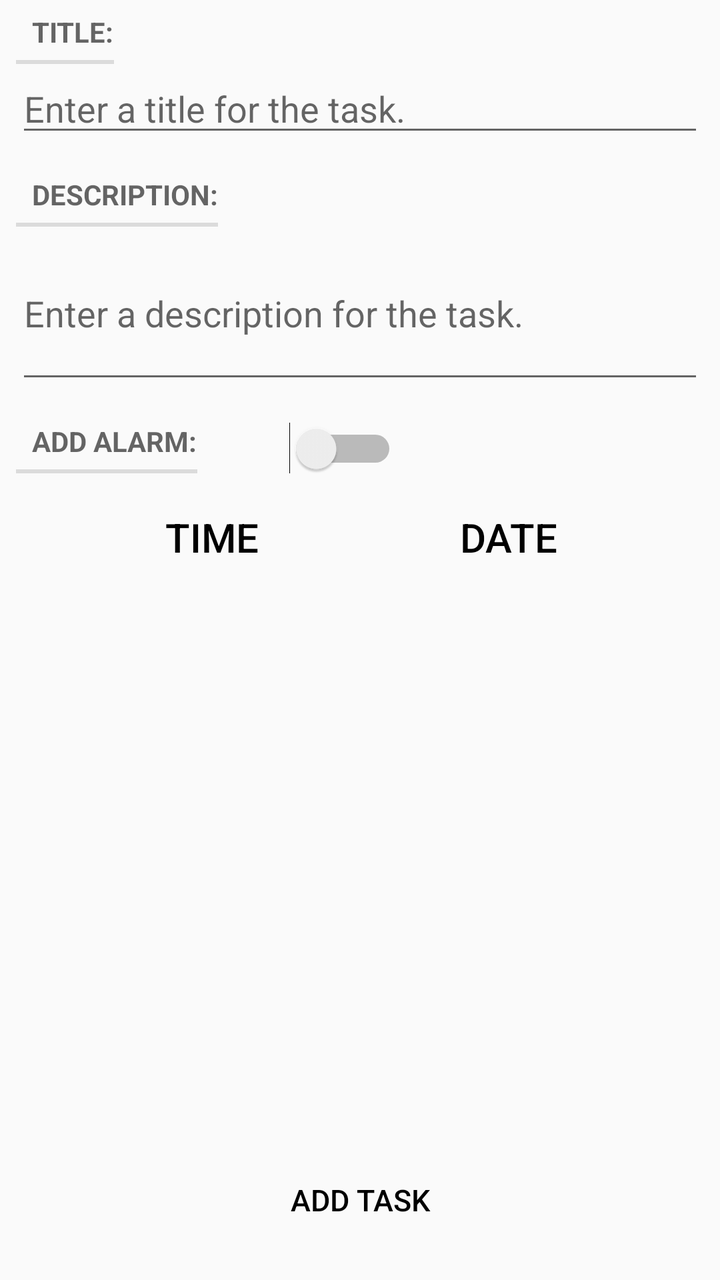
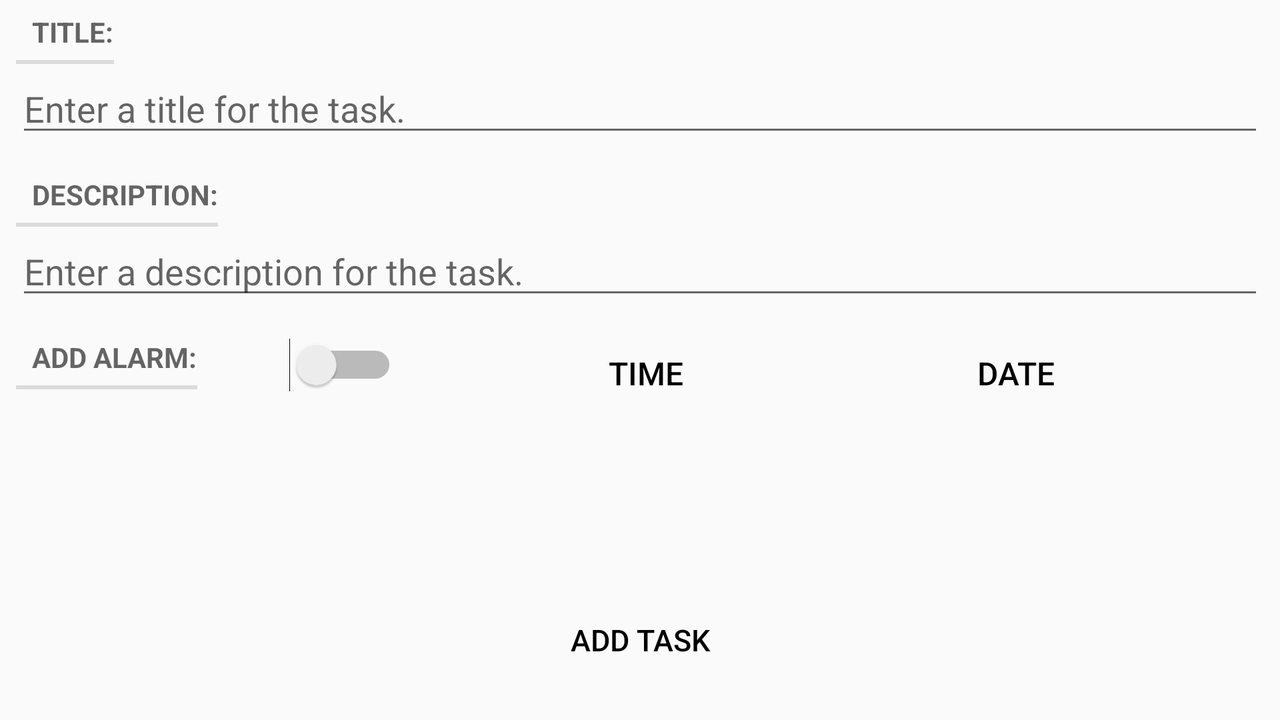

The same Android screen from two of the app's own layout files: first res/layout/ as a phone draws it, then the repository's variant for another configuration, drawn on a device whose configuration selects that folder. Both files follow.
<!-- AndroidManifest.xml: application theme AppTheme -->
<!-- res/layout/fragment_task.xml -->
<?xml version="1.0" encoding="utf-8"?>
<RelativeLayout xmlns:android="http://schemas.android.com/apk/res/android"
    android:layout_width="match_parent"
    android:layout_height="match_parent">
    <LinearLayout
        android:layout_width="match_parent"
        android:layout_height="wrap_content"
        android:orientation="vertical">

    <TextView
        android:layout_width="wrap_content"
        android:layout_height="wrap_content"
        android:text="@string/task_title_label"
        android:layout_marginLeft="8dp"
        android:layout_marginRight="8dp"
        style="?android:listSeparatorTextViewStyle"/>

    <EditText
        android:id="@+id/task_title"
        android:layout_width="match_parent"
        android:layout_height="wrap_content"
        android:hint="@string/task_title_hint"
        android:layout_marginLeft="8dp"
        android:layout_marginRight="8dp"
        android:layout_marginBottom="8dp"
        android:inputType="textCapSentences"/>

    <TextView
        android:layout_width="wrap_content"
        android:layout_height="wrap_content"
        android:layout_marginLeft="8dp"
        android:layout_marginRight="8dp"
        android:text="@string/task_description_label"
        style="?android:listSeparatorTextViewStyle" />

    <EditText
        android:id="@+id/task_description"
        android:layout_width="match_parent"
        android:layout_height="wrap_content"
        android:hint="@string/task_description_hint"
        android:inputType="textMultiLine"
        android:layout_marginLeft="8dp"
        android:layout_marginRight="8dp"
        android:layout_marginBottom="8dp"
        android:lines="3" />
        <LinearLayout
            android:layout_width="match_parent"
            android:layout_height="wrap_content"
            android:orientation="horizontal"
            android:layout_marginLeft="8dp"
            android:layout_marginRight="8dp"
            android:layout_marginBottom="8dp">
            <TextView
                style="?android:listSeparatorTextViewStyle"
                android:layout_width="wrap_content"
                android:layout_height="wrap_content"
                android:text="@string/task_alarm" />
            <Switch
                android:id="@+id/task_alarm_set"
                android:layout_width="100dp"
                android:layout_height="wrap_content"
                android:gravity="left"
                android:text=""/>
        </LinearLayout>
        <LinearLayout
            android:layout_width="match_parent"
            android:layout_height="wrap_content"
            android:orientation="horizontal"
            android:layout_marginLeft="32dp"
            android:layout_marginRight="32dp"
            android:layout_marginBottom="16dp">

            <Button
                android:id="@+id/task_time"
                android:layout_width="match_parent"
                android:layout_height="wrap_content"
                android:background="@drawable/ripple_animation"
                android:layout_marginLeft="8dp"
                android:layout_marginRight="8dp"
                android:layout_weight="1"
                android:textSize="20sp"
                android:text="@string/time" />

            <Button
                android:id="@+id/task_date"
                android:layout_width="match_parent"
                android:layout_height="wrap_content"
                android:background="@drawable/ripple_animation"
                android:layout_marginLeft="8dp"
                android:layout_marginRight="8dp"
                android:layout_weight="1"
                android:textSize="20sp"
                android:text="@string/date" />
        </LinearLayout>
    </LinearLayout>
    <Button
        android:id="@+id/add_update_task"
        android:layout_width="match_parent"
        android:layout_height="wrap_content"
        android:background="@drawable/ripple_animation"
        android:layout_alignParentBottom="true"
        android:enabled="true"
        android:layout_marginBottom="16dp"
        android:layout_marginLeft="40dp"
        android:layout_marginRight="40dp"
        android:text="@string/add_task"
        android:textSize="15sp" />
</RelativeLayout>
<!-- resources referenced by this layout -->
<resources>
  <!-- drawable ripple_animation (drawable) -->
  <?xml version="1.0" encoding="utf-8"?>
  
  <selector xmlns:android="http://schemas.android.com/apk/res/android">
      <item android:state_pressed = "true">
          <shape android:shape="rectangle">
              <solid android:color ="@color/colorPressedButton"></solid>
              <corners android:radius="3dp"></corners>
          </shape>
      </item>
  
      <item android:state_pressed="false">
          <shape android:shape="rectangle">
              <solid android:color = "@color/colorDefaultButton"></solid>
              <corners android:radius="3dp"></corners>
          </shape>
      </item>
  </selector>
  <string name="add_task">Add task</string>
  <string name="date">Date</string>
  <string name="task_alarm">Add alarm:</string>
  <string name="task_description_hint">Enter a description for the task.</string>
  <string name="task_description_label">Description:</string>
  <string name="task_title_hint">Enter a title for the task.</string>
  <string name="task_title_label">Title:</string>
  <string name="time">Time</string>
  <style name="AppTheme" parent="Theme.AppCompat.Light.DarkActionBar">
          
          <item name="colorPrimary">@color/colorPrimary</item>
          <item name="colorPrimaryDark">@color/colorPrimaryDark</item>
          <item name="colorAccent">@color/colorAccent</item>
          <item name="android:textColor">@color/colorText</item>
      </style>
  <color name="colorPrimary">#cccab5</color>
  <color name="colorPrimaryDark">#000000</color>
  <color name="colorAccent">#f57f17</color>
  <color name="colorText">#000000</color>
</resources>
<!-- res/layout-land/fragment_task.xml (the repository's variant of the layout above) -->
<!-- drawn on the phone turned sideways -->
<?xml version="1.0" encoding="utf-8"?>

<RelativeLayout xmlns:android="http://schemas.android.com/apk/res/android"
    android:layout_width="match_parent"
    android:layout_height="match_parent">
    <LinearLayout
        android:layout_width="match_parent"
        android:layout_height="wrap_content"
        android:orientation="vertical">

        <TextView
            android:layout_width="wrap_content"
            android:layout_height="wrap_content"
            android:text="@string/task_title_label"
            android:layout_marginLeft="8dp"
            android:layout_marginRight="8dp"
            style="?android:listSeparatorTextViewStyle"/>

        <EditText
            android:id="@+id/task_title"
            android:layout_width="match_parent"
            android:layout_height="wrap_content"
            android:hint="@string/task_title_hint"
            android:layout_marginLeft="8dp"
            android:layout_marginRight="8dp"
            android:layout_marginBottom="8dp"
            android:inputType="textCapSentences"/>

        <TextView
            android:layout_width="wrap_content"
            android:layout_height="wrap_content"
            android:layout_marginLeft="8dp"
            android:layout_marginRight="8dp"
            android:text="@string/task_description_label"
            style="?android:listSeparatorTextViewStyle" />

        <EditText
            android:id="@+id/task_description"
            android:layout_width="match_parent"
            android:layout_height="wrap_content"
            android:hint="@string/task_description_hint"
            android:inputType="textMultiLine"
            android:layout_marginLeft="8dp"
            android:layout_marginRight="8dp"
            android:layout_marginBottom="8dp"
            android:lines="1" />
        <LinearLayout
            android:layout_width="match_parent"
            android:layout_height="wrap_content"
            android:orientation="horizontal"
            android:layout_marginLeft="8dp"
            android:layout_marginRight="8dp"
            android:layout_marginBottom="8dp">
            <TextView
                style="?android:listSeparatorTextViewStyle"
                android:layout_width="wrap_content"
                android:layout_height="wrap_content"
                android:text="@string/task_alarm" />
            <Switch
                android:id="@+id/task_alarm_set"
                android:layout_width="100dp"
                android:layout_height="wrap_content"
                android:gravity="left"
                android:text=""/>
            <LinearLayout
                android:layout_width="match_parent"
                android:layout_height="wrap_content"
                android:orientation="horizontal"
                android:layout_marginLeft="32dp"
                android:layout_marginRight="32dp">

                <Button
                    android:id="@+id/task_time"
                    android:layout_width="match_parent"
                    android:layout_height="wrap_content"
                    android:background="@drawable/ripple_animation"
                    android:layout_marginLeft="8dp"
                    android:layout_marginRight="8dp"
                    android:layout_weight="1"
                    android:textSize="16sp"
                    android:text="@string/time" />

                <Button
                    android:id="@+id/task_date"
                    android:layout_width="match_parent"
                    android:layout_height="wrap_content"
                    android:background="@drawable/ripple_animation"
                    android:layout_marginLeft="8dp"
                    android:layout_marginRight="8dp"
                    android:layout_weight="1"
                    android:textSize="16sp"
                    android:text="@string/date" />
            </LinearLayout>
        </LinearLayout>

    </LinearLayout>
    <Button
        android:id="@+id/add_update_task"
        android:layout_width="match_parent"
        android:layout_height="wrap_content"
        android:background="@drawable/ripple_animation"
        android:layout_alignParentBottom="true"
        android:enabled="true"
        android:layout_marginBottom="16dp"
        android:layout_marginLeft="40dp"
        android:layout_marginRight="40dp"
        android:text="@string/add_task"
        android:textSize="15sp" />
</RelativeLayout>
